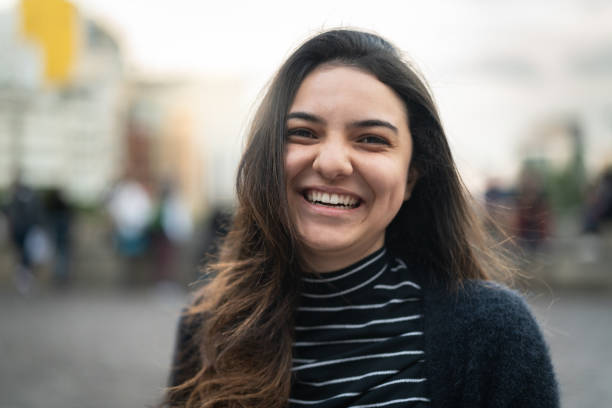
#> input picture Photos/pic2.jpg, 612 x 408 px
$ python thresh.py
#> lines starting #> are read from the running program, lines starting #| are printed output that depends on the picture; after the words box and inside, x2 and y2 are one past the last pixel; in counts of white or black regions, pixels touching at a corner belong together
import cv2 as cv

img = cv.imread("Photos/pic2.jpg")
#> img is the input picture: shape (408, 612, 3); mean B, G, R 124.3, 130.1, 134.5
cv.imshow("Image", img)

gray = cv.cvtColor(img, cv.COLOR_BGR2GRAY)
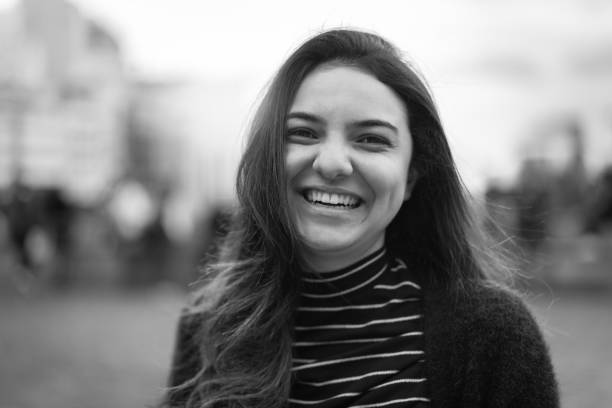
#> gray: shape (408, 612); min 1, max 255, mean 130.8
cv.imshow("Gray", gray)

# SIMPLE THRESHOLDING
threshold, thresh = cv.threshold(gray, 150, 255, cv.THRESH_BINARY)
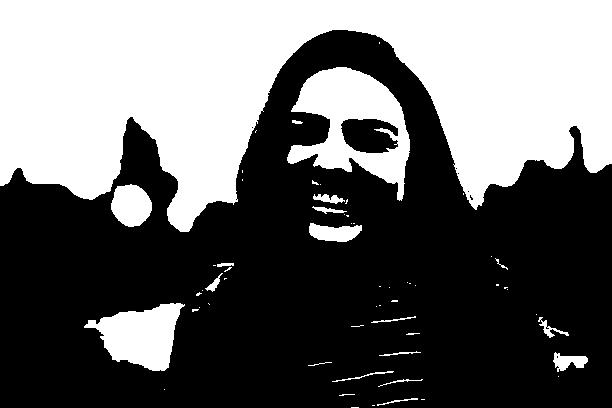
#> thresh: shape (408, 612); 40.7% white; 60 white regions (40 under 20 px), largest, box (x1, y1, x2, y2) and area: (0, 0, 612, 232) 86287, (287, 67, 410, 201) 7776, (84, 303, 185, 371) 3988
cv.imshow("Simple Threshold", thresh)

threshold, thresh_inv = cv.threshold(gray, 150, 255, cv.THRESH_BINARY_INV)
cv.imshow("Simple Threshold Inverse", thresh_inv)

# ADAPTIVE THRESHOLD
adapt_thresh = cv.adaptiveThreshold(gray, 255, cv.ADAPTIVE_THRESH_MEAN_C, cv.THRESH_BINARY, 99, 10)
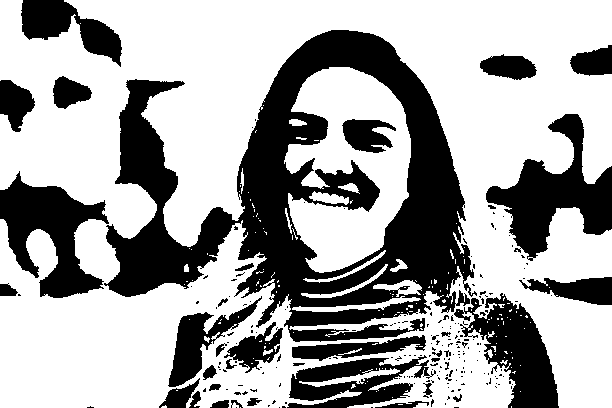
#> adapt_thresh: shape (408, 612); 64.9% white; 218 black regions (182 under 20 px), largest, box (x1, y1, x2, y2) and area: (104, 30, 477, 342) 46212, (486, 114, 612, 261) 7406, (0, 171, 109, 298) 6680
cv.imshow("Adaptive Threshold", adapt_thresh)
print(cv.adaptiveThreshold)

cv.waitKey(0)

$ run again, with Photos/pic4.jpg copied over Photos/pic2.jpg
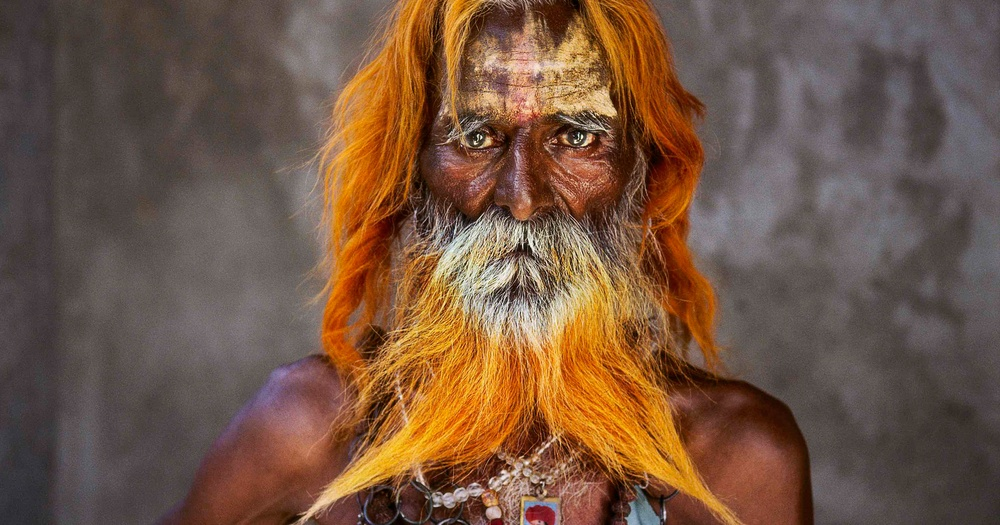
#> input picture Photos/pic4.jpg, 1000 x 525 px, shrunk from 2898 x 1521 before the run
#> img is the input picture: shape (525, 1000, 3); mean B, G, R 67.5, 86.3, 115.2
#> `threshold, thresh = cv.threshold(gray, 150, 255, cv.THRESH_BINARY)`:
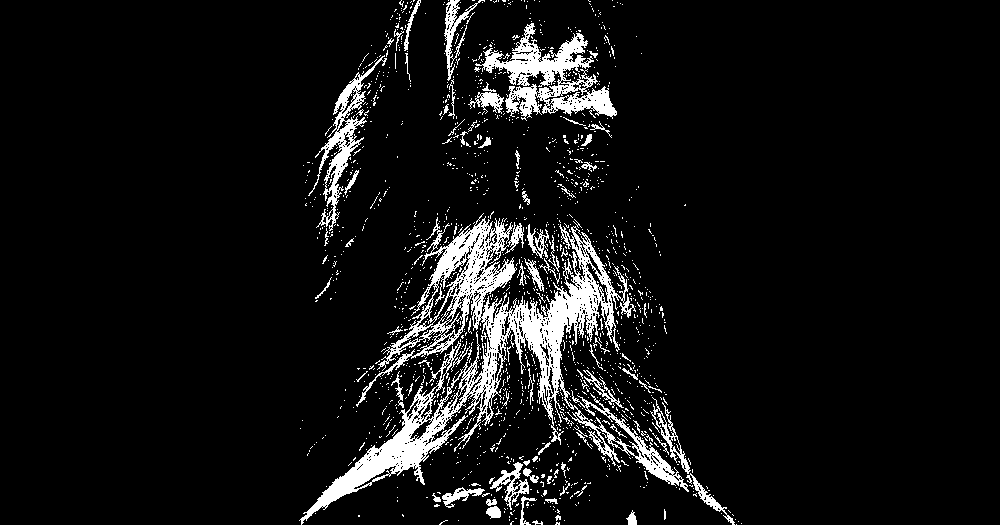
#> thresh: shape (525, 1000); 7.6% white; 1589 white regions (1506 under 20 px), largest, box (x1, y1, x2, y2) and area: (299, 213, 689, 525) 21683, (475, 23, 617, 121) 4957, (308, 55, 387, 231) 2249
#> `adapt_thresh = cv.adaptiveThreshold(gray, 255, cv.ADAPTIVE_THRESH_MEAN..`:
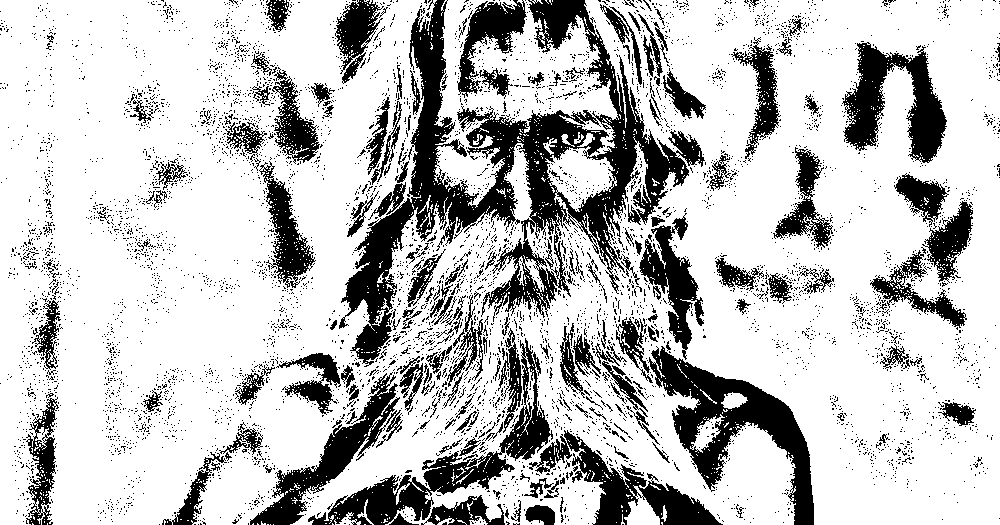
#> adapt_thresh: shape (525, 1000); 75.9% white; 5902 black regions (5691 under 20 px), largest, box (x1, y1, x2, y2) and area: (339, 0, 705, 367) 31960, (648, 346, 814, 525) 9174, (308, 338, 553, 525) 7344

$ run again, with Photos/buston.jpg copied over Photos/pic2.jpg
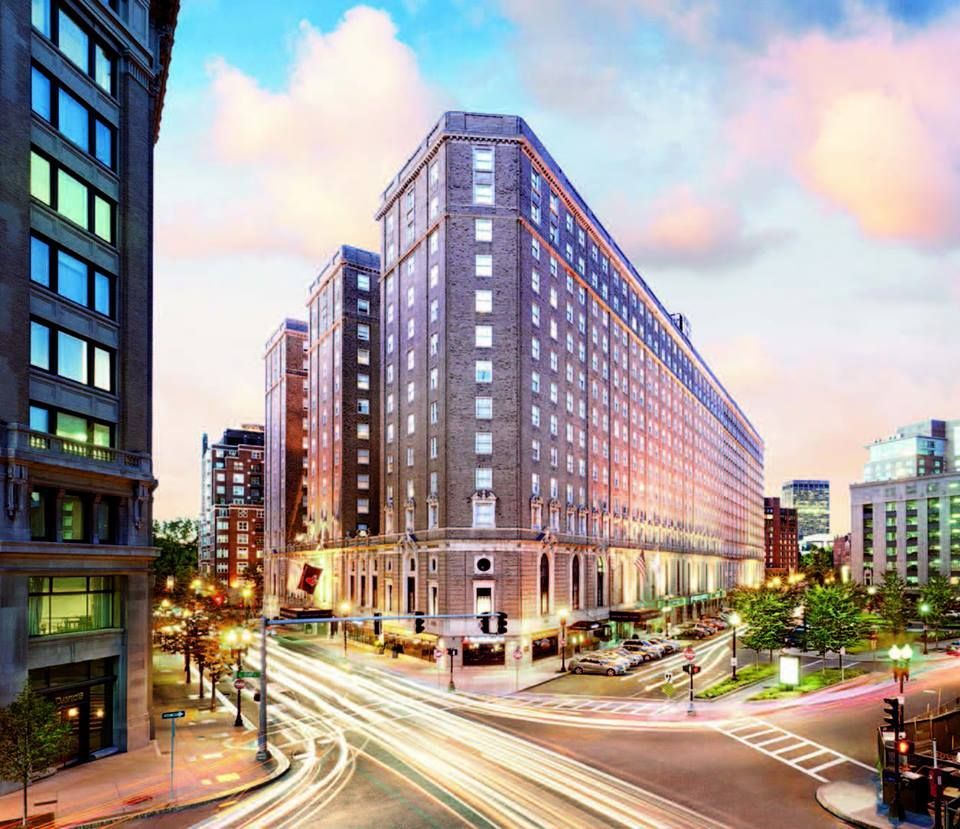
#> input picture Photos/buston.jpg, 960 x 829 px
#> img is the input picture: shape (829, 960, 3); mean B, G, R 152.5, 154.7, 164.5
#> `threshold, thresh = cv.threshold(gray, 150, 255, cv.THRESH_BINARY)`:
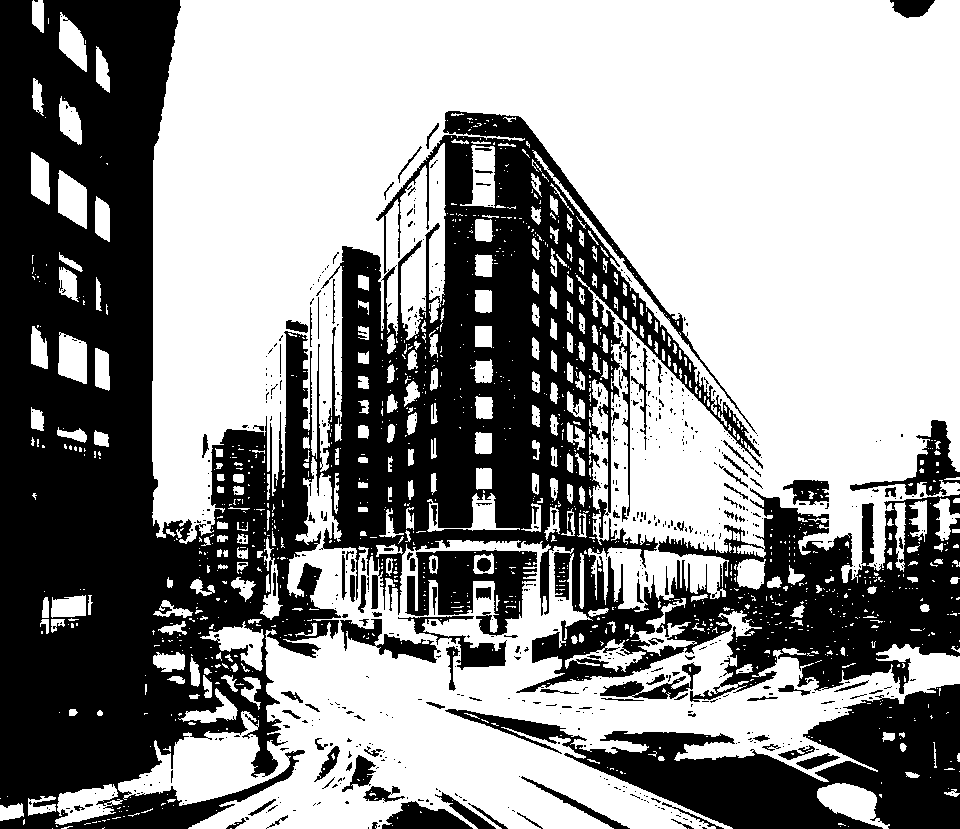
#> thresh: shape (829, 960); 57.9% white; 724 black regions (608 under 20 px), largest, box (x1, y1, x2, y2) and area: (0, 0, 960, 829) 277140, (445, 684, 960, 829) 30775, (405, 550, 537, 636) 6041
#> `adapt_thresh = cv.adaptiveThreshold(gray, 255, cv.ADAPTIVE_THRESH_MEAN..`:
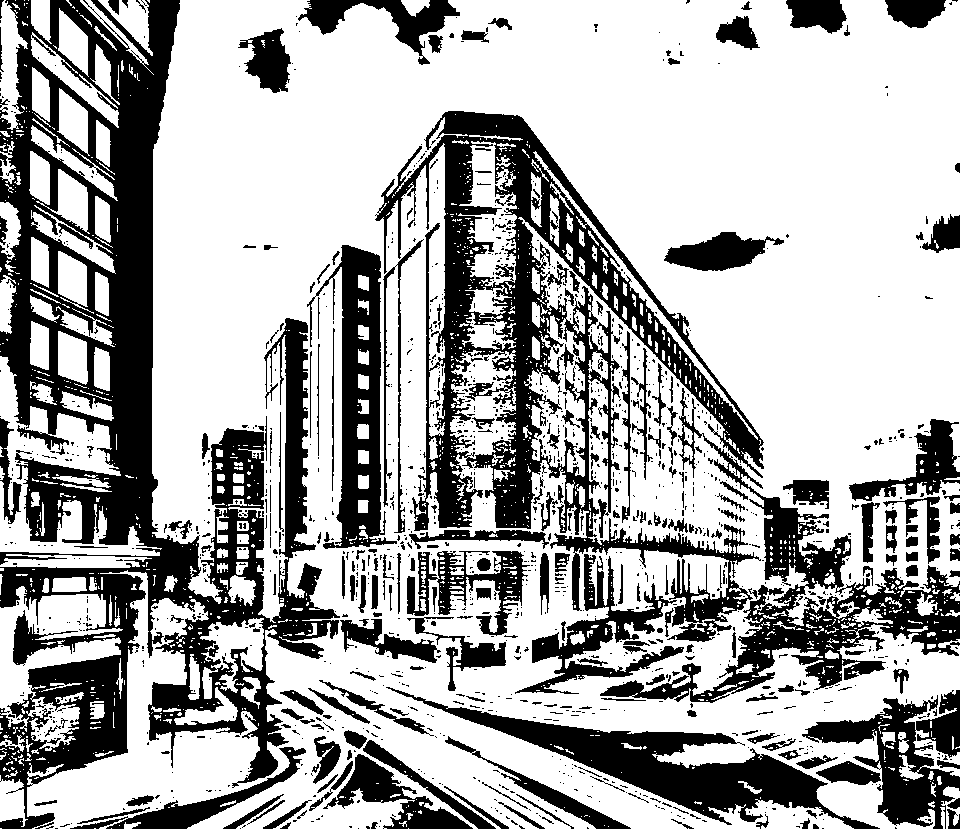
#> adapt_thresh: shape (829, 960); 67.1% white; 1417 black regions (1166 under 20 px), largest, box (x1, y1, x2, y2) and area: (0, 0, 340, 829) 91804, (375, 111, 764, 642) 49558, (600, 388, 960, 703) 18821
